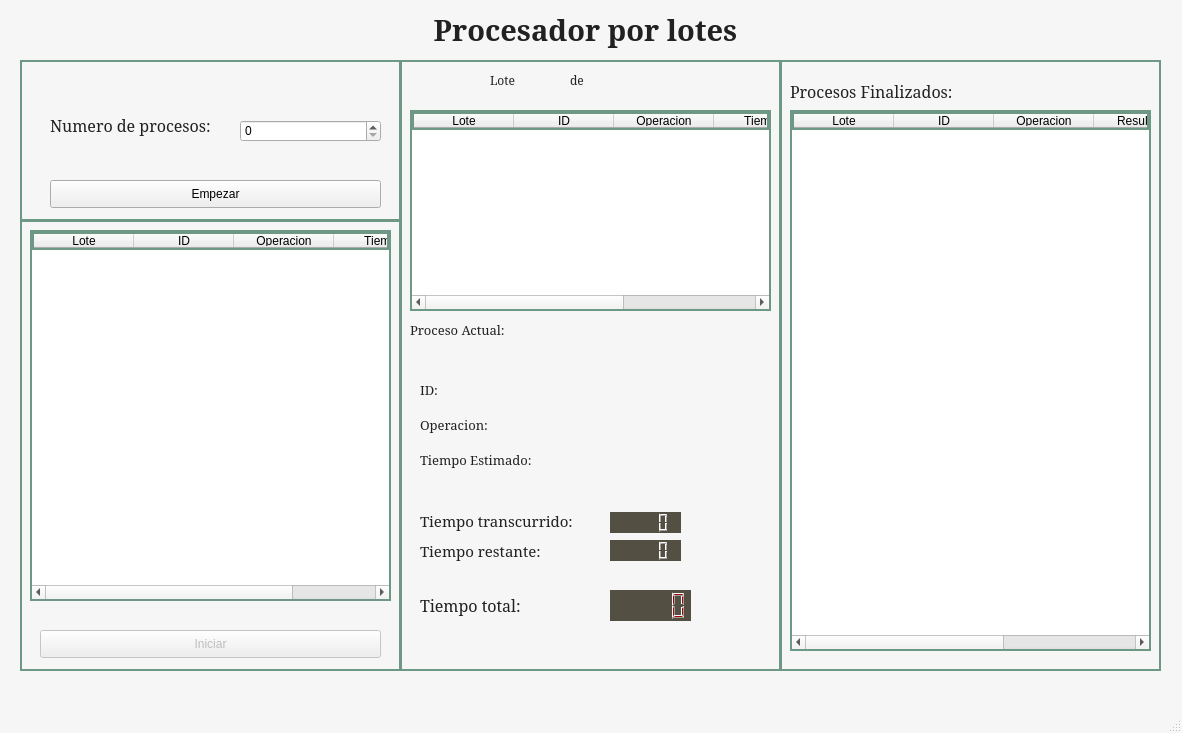
<?xml version="1.0" encoding="UTF-8"?>
<ui version="4.0">
 <class>MainWindow</class>
 <widget class="QMainWindow" name="MainWindow">
  <property name="geometry">
   <rect>
    <x>0</x>
    <y>0</y>
    <width>1182</width>
    <height>733</height>
   </rect>
  </property>
  <property name="minimumSize">
   <size>
    <width>1182</width>
    <height>733</height>
   </size>
  </property>
  <property name="maximumSize">
   <size>
    <width>1182</width>
    <height>733</height>
   </size>
  </property>
  <property name="windowTitle">
   <string>Simular el Procesamiento por Lotes</string>
  </property>
  <property name="windowIcon">
   <iconset>
    <normaloff>../assets/icon/batch.png</normaloff>../assets/icon/batch.png</iconset>
  </property>
  <property name="styleSheet">
   <string notr="true">QMainWindow
{
    background-color: #F6F6F6;
}
QFrame
{
	border: 2px solid #6D9886;
}
QLabel
{
	color: #212121;
	border: 0px;
	font-family: constantia;
}
QLCDNumber
{
	border: 0px;
	color: rgb(170, 0, 0);
}</string>
  </property>
  <widget class="QWidget" name="centralwidget">
   <widget class="QLabel" name="Titulo">
    <property name="geometry">
     <rect>
      <x>200</x>
      <y>10</y>
      <width>771</width>
      <height>41</height>
     </rect>
    </property>
    <property name="font">
     <font>
      <family>constantia</family>
      <pointsize>18</pointsize>
      <weight>75</weight>
      <bold>true</bold>
     </font>
    </property>
    <property name="text">
     <string>&lt;html&gt;&lt;head/&gt;&lt;body&gt;&lt;p align=&quot;center&quot;&gt;&lt;span style=&quot; font-size:22pt;&quot;&gt;Procesador por lotes&lt;/span&gt;&lt;/p&gt;&lt;/body&gt;&lt;/html&gt;</string>
    </property>
   </widget>
   <widget class="QFrame" name="frame">
    <property name="geometry">
     <rect>
      <x>20</x>
      <y>220</y>
      <width>381</width>
      <height>451</height>
     </rect>
    </property>
    <property name="styleSheet">
     <string notr="true"/>
    </property>
    <property name="frameShape">
     <enum>QFrame::StyledPanel</enum>
    </property>
    <property name="frameShadow">
     <enum>QFrame::Raised</enum>
    </property>
    <widget class="QTableWidget" name="captura_tableWidget">
     <property name="geometry">
      <rect>
       <x>10</x>
       <y>10</y>
       <width>361</width>
       <height>371</height>
      </rect>
     </property>
     <property name="editTriggers">
      <set>QAbstractItemView::NoEditTriggers</set>
     </property>
     <column>
      <property name="text">
       <string>Lote</string>
      </property>
     </column>
     <column>
      <property name="text">
       <string>ID</string>
      </property>
     </column>
     <column>
      <property name="text">
       <string>Operacion</string>
      </property>
     </column>
     <column>
      <property name="text">
       <string>Tiempo</string>
      </property>
     </column>
    </widget>
    <widget class="QPushButton" name="iniciar_pushButton">
     <property name="enabled">
      <bool>false</bool>
     </property>
     <property name="geometry">
      <rect>
       <x>20</x>
       <y>410</y>
       <width>341</width>
       <height>28</height>
      </rect>
     </property>
     <property name="text">
      <string>Iniciar</string>
     </property>
     <property name="checked">
      <bool>false</bool>
     </property>
     <property name="flat">
      <bool>false</bool>
     </property>
    </widget>
   </widget>
   <widget class="QFrame" name="frame_2">
    <property name="geometry">
     <rect>
      <x>400</x>
      <y>60</y>
      <width>381</width>
      <height>611</height>
     </rect>
    </property>
    <property name="frameShape">
     <enum>QFrame::StyledPanel</enum>
    </property>
    <property name="frameShadow">
     <enum>QFrame::Raised</enum>
    </property>
    <widget class="QLabel" name="lote_Actual">
     <property name="geometry">
      <rect>
       <x>130</x>
       <y>10</y>
       <width>31</width>
       <height>20</height>
      </rect>
     </property>
     <property name="font">
      <font>
       <family>constantia</family>
       <pointsize>9</pointsize>
      </font>
     </property>
     <property name="text">
      <string>&lt;html&gt;&lt;head/&gt;&lt;body&gt;&lt;p&gt;&lt;span style=&quot; font-size:9pt;&quot;&gt;&lt;/span&gt;&lt;/p&gt;&lt;/body&gt;&lt;/html&gt;</string>
     </property>
     <property name="alignment">
      <set>Qt::AlignRight|Qt::AlignTrailing|Qt::AlignVCenter</set>
     </property>
    </widget>
    <widget class="QLabel" name="label_8">
     <property name="geometry">
      <rect>
       <x>170</x>
       <y>10</y>
       <width>21</width>
       <height>21</height>
      </rect>
     </property>
     <property name="text">
      <string>&lt;html&gt;&lt;head/&gt;&lt;body&gt;&lt;p&gt;&lt;span style=&quot; font-size:9pt;&quot;&gt;de&lt;/span&gt;&lt;/p&gt;&lt;/body&gt;&lt;/html&gt;</string>
     </property>
    </widget>
    <widget class="QLabel" name="lote_Total">
     <property name="geometry">
      <rect>
       <x>190</x>
       <y>10</y>
       <width>31</width>
       <height>21</height>
      </rect>
     </property>
     <property name="font">
      <font>
       <family>constantia</family>
       <pointsize>9</pointsize>
      </font>
     </property>
     <property name="text">
      <string>&lt;html&gt;&lt;head/&gt;&lt;body&gt;&lt;p&gt;&lt;span style=&quot; font-size:9pt;&quot;&gt;&lt;/span&gt;&lt;/p&gt;&lt;/body&gt;&lt;/html&gt;</string>
     </property>
    </widget>
    <widget class="QLabel" name="label_10">
     <property name="geometry">
      <rect>
       <x>90</x>
       <y>10</y>
       <width>31</width>
       <height>21</height>
      </rect>
     </property>
     <property name="text">
      <string>&lt;html&gt;&lt;head/&gt;&lt;body&gt;&lt;p&gt;&lt;span style=&quot; font-size:9pt;&quot;&gt;Lote&lt;/span&gt;&lt;/p&gt;&lt;/body&gt;&lt;/html&gt;</string>
     </property>
    </widget>
    <widget class="QTableWidget" name="ejecuccion_tableWidget">
     <property name="geometry">
      <rect>
       <x>10</x>
       <y>50</y>
       <width>361</width>
       <height>201</height>
      </rect>
     </property>
     <property name="editTriggers">
      <set>QAbstractItemView::NoEditTriggers</set>
     </property>
     <column>
      <property name="text">
       <string>Lote</string>
      </property>
     </column>
     <column>
      <property name="text">
       <string>ID</string>
      </property>
     </column>
     <column>
      <property name="text">
       <string>Operacion</string>
      </property>
     </column>
     <column>
      <property name="text">
       <string>Tiempo</string>
      </property>
     </column>
     <column>
      <property name="text">
       <string>Restante</string>
      </property>
     </column>
    </widget>
    <widget class="QLCDNumber" name="transcurrido_lcdNumber">
     <property name="geometry">
      <rect>
       <x>210</x>
       <y>452</y>
       <width>71</width>
       <height>21</height>
      </rect>
     </property>
     <property name="autoFillBackground">
      <bool>false</bool>
     </property>
     <property name="styleSheet">
      <string notr="true">background-color: rgb(83, 79, 67);</string>
     </property>
     <property name="frameShape">
      <enum>QFrame::Box</enum>
     </property>
     <property name="intValue" stdset="0">
      <number>0</number>
     </property>
    </widget>
    <widget class="QLabel" name="label_11">
     <property name="geometry">
      <rect>
       <x>10</x>
       <y>260</y>
       <width>131</width>
       <height>21</height>
      </rect>
     </property>
     <property name="text">
      <string>&lt;html&gt;&lt;head/&gt;&lt;body&gt;&lt;p&gt;&lt;span style=&quot; font-size:10pt;&quot;&gt;Proceso Actual:&lt;/span&gt;&lt;/p&gt;&lt;/body&gt;&lt;/html&gt;</string>
     </property>
    </widget>
    <widget class="QLabel" name="label_13">
     <property name="geometry">
      <rect>
       <x>20</x>
       <y>350</y>
       <width>91</width>
       <height>31</height>
      </rect>
     </property>
     <property name="text">
      <string>&lt;html&gt;&lt;head/&gt;&lt;body&gt;&lt;p&gt;&lt;span style=&quot; font-size:10pt;&quot;&gt;Operacion:&lt;/span&gt;&lt;/p&gt;&lt;/body&gt;&lt;/html&gt;</string>
     </property>
    </widget>
    <widget class="QLabel" name="label_14">
     <property name="geometry">
      <rect>
       <x>20</x>
       <y>390</y>
       <width>141</width>
       <height>21</height>
      </rect>
     </property>
     <property name="text">
      <string>&lt;html&gt;&lt;head/&gt;&lt;body&gt;&lt;p&gt;&lt;span style=&quot; font-size:10pt;&quot;&gt;Tiempo Estimado: &lt;/span&gt;&lt;/p&gt;&lt;/body&gt;&lt;/html&gt;</string>
     </property>
    </widget>
    <widget class="QLabel" name="label_15">
     <property name="geometry">
      <rect>
       <x>20</x>
       <y>320</y>
       <width>31</width>
       <height>21</height>
      </rect>
     </property>
     <property name="text">
      <string>&lt;html&gt;&lt;head/&gt;&lt;body&gt;&lt;p&gt;&lt;span style=&quot; font-size:10pt;&quot;&gt;ID:&lt;/span&gt;&lt;/p&gt;&lt;/body&gt;&lt;/html&gt;</string>
     </property>
    </widget>
    <widget class="QLabel" name="label_16">
     <property name="geometry">
      <rect>
       <x>20</x>
       <y>450</y>
       <width>191</width>
       <height>21</height>
      </rect>
     </property>
     <property name="text">
      <string>&lt;html&gt;&lt;head/&gt;&lt;body&gt;&lt;p&gt;&lt;span style=&quot; font-size:11pt;&quot;&gt;Tiempo transcurrido: &lt;/span&gt;&lt;/p&gt;&lt;/body&gt;&lt;/html&gt;</string>
     </property>
    </widget>
    <widget class="QLabel" name="label_17">
     <property name="geometry">
      <rect>
       <x>20</x>
       <y>480</y>
       <width>191</width>
       <height>21</height>
      </rect>
     </property>
     <property name="text">
      <string>&lt;html&gt;&lt;head/&gt;&lt;body&gt;&lt;p&gt;&lt;span style=&quot; font-size:11pt;&quot;&gt;Tiempo restante: &lt;/span&gt;&lt;/p&gt;&lt;/body&gt;&lt;/html&gt;</string>
     </property>
    </widget>
    <widget class="QLCDNumber" name="restante_lcdNumber">
     <property name="geometry">
      <rect>
       <x>210</x>
       <y>480</y>
       <width>71</width>
       <height>21</height>
      </rect>
     </property>
     <property name="autoFillBackground">
      <bool>false</bool>
     </property>
     <property name="styleSheet">
      <string notr="true">background-color: rgb(83, 79, 67);</string>
     </property>
     <property name="frameShape">
      <enum>QFrame::Box</enum>
     </property>
     <property name="intValue" stdset="0">
      <number>0</number>
     </property>
    </widget>
    <widget class="QLabel" name="label_18">
     <property name="geometry">
      <rect>
       <x>20</x>
       <y>530</y>
       <width>191</width>
       <height>31</height>
      </rect>
     </property>
     <property name="text">
      <string>&lt;html&gt;&lt;head/&gt;&lt;body&gt;&lt;p&gt;&lt;span style=&quot; font-size:12pt;&quot;&gt;Tiempo total: &lt;/span&gt;&lt;/p&gt;&lt;/body&gt;&lt;/html&gt;</string>
     </property>
    </widget>
    <widget class="QLCDNumber" name="total_lcdNumber">
     <property name="geometry">
      <rect>
       <x>210</x>
       <y>530</y>
       <width>81</width>
       <height>31</height>
      </rect>
     </property>
     <property name="autoFillBackground">
      <bool>false</bool>
     </property>
     <property name="styleSheet">
      <string notr="true">background-color: rgb(83, 79, 67);</string>
     </property>
     <property name="frameShape">
      <enum>QFrame::Box</enum>
     </property>
     <property name="intValue" stdset="0">
      <number>0</number>
     </property>
    </widget>
    <widget class="QLabel" name="Id_label">
     <property name="geometry">
      <rect>
       <x>120</x>
       <y>320</y>
       <width>221</width>
       <height>21</height>
      </rect>
     </property>
     <property name="font">
      <font>
       <family>constantia</family>
       <pointsize>10</pointsize>
      </font>
     </property>
     <property name="text">
      <string>&lt;html&gt;&lt;head/&gt;&lt;body&gt;&lt;p&gt;&lt;br/&gt;&lt;/p&gt;&lt;/body&gt;&lt;/html&gt;</string>
     </property>
    </widget>
    <widget class="QLabel" name="operacion_label">
     <property name="geometry">
      <rect>
       <x>140</x>
       <y>350</y>
       <width>221</width>
       <height>21</height>
      </rect>
     </property>
     <property name="font">
      <font>
       <family>constantia</family>
       <pointsize>10</pointsize>
      </font>
     </property>
     <property name="text">
      <string>&lt;html&gt;&lt;head/&gt;&lt;body&gt;&lt;p&gt;&lt;br/&gt;&lt;/p&gt;&lt;/body&gt;&lt;/html&gt;</string>
     </property>
    </widget>
    <widget class="QLabel" name="tiempo_label">
     <property name="geometry">
      <rect>
       <x>170</x>
       <y>390</y>
       <width>191</width>
       <height>21</height>
      </rect>
     </property>
     <property name="font">
      <font>
       <family>constantia</family>
       <pointsize>10</pointsize>
      </font>
     </property>
     <property name="text">
      <string>&lt;html&gt;&lt;head/&gt;&lt;body&gt;&lt;p&gt;&lt;br/&gt;&lt;/p&gt;&lt;/body&gt;&lt;/html&gt;</string>
     </property>
    </widget>
   </widget>
   <widget class="QFrame" name="frame_3">
    <property name="geometry">
     <rect>
      <x>780</x>
      <y>60</y>
      <width>381</width>
      <height>611</height>
     </rect>
    </property>
    <property name="frameShape">
     <enum>QFrame::StyledPanel</enum>
    </property>
    <property name="frameShadow">
     <enum>QFrame::Raised</enum>
    </property>
    <widget class="QTableWidget" name="finalizados_tableWidget">
     <property name="geometry">
      <rect>
       <x>10</x>
       <y>50</y>
       <width>361</width>
       <height>541</height>
      </rect>
     </property>
     <property name="editTriggers">
      <set>QAbstractItemView::NoEditTriggers</set>
     </property>
     <column>
      <property name="text">
       <string>Lote</string>
      </property>
     </column>
     <column>
      <property name="text">
       <string>ID</string>
      </property>
     </column>
     <column>
      <property name="text">
       <string>Operacion</string>
      </property>
     </column>
     <column>
      <property name="text">
       <string>Resultado</string>
      </property>
     </column>
     <column>
      <property name="text">
       <string>Tiempo</string>
      </property>
     </column>
    </widget>
    <widget class="QLabel" name="label_23">
     <property name="geometry">
      <rect>
       <x>10</x>
       <y>20</y>
       <width>201</width>
       <height>21</height>
      </rect>
     </property>
     <property name="text">
      <string>&lt;html&gt;&lt;head/&gt;&lt;body&gt;&lt;p&gt;&lt;span style=&quot; font-size:12pt;&quot;&gt;Procesos Finalizados:&lt;/span&gt;&lt;/p&gt;&lt;/body&gt;&lt;/html&gt;</string>
     </property>
    </widget>
   </widget>
   <widget class="QFrame" name="frame_4">
    <property name="geometry">
     <rect>
      <x>20</x>
      <y>60</y>
      <width>381</width>
      <height>161</height>
     </rect>
    </property>
    <property name="frameShape">
     <enum>QFrame::StyledPanel</enum>
    </property>
    <property name="frameShadow">
     <enum>QFrame::Raised</enum>
    </property>
    <widget class="QLabel" name="label_4">
     <property name="geometry">
      <rect>
       <x>30</x>
       <y>50</y>
       <width>191</width>
       <height>31</height>
      </rect>
     </property>
     <property name="text">
      <string>&lt;html&gt;&lt;head/&gt;&lt;body&gt;&lt;p&gt;&lt;span style=&quot; font-size:12pt;&quot;&gt;Numero de procesos:&lt;/span&gt;&lt;/p&gt;&lt;/body&gt;&lt;/html&gt;</string>
     </property>
    </widget>
    <widget class="QSpinBox" name="N_Procesos">
     <property name="geometry">
      <rect>
       <x>220</x>
       <y>60</y>
       <width>141</width>
       <height>22</height>
      </rect>
     </property>
     <property name="wrapping">
      <bool>false</bool>
     </property>
     <property name="maximum">
      <number>1000000</number>
     </property>
    </widget>
    <widget class="QPushButton" name="Empezar_pushButton">
     <property name="geometry">
      <rect>
       <x>30</x>
       <y>120</y>
       <width>331</width>
       <height>28</height>
      </rect>
     </property>
     <property name="text">
      <string>Empezar</string>
     </property>
    </widget>
   </widget>
  </widget>
  <widget class="QMenuBar" name="menubar">
   <property name="geometry">
    <rect>
     <x>0</x>
     <y>0</y>
     <width>1182</width>
     <height>26</height>
    </rect>
   </property>
  </widget>
  <widget class="QStatusBar" name="statusbar"/>
 </widget>
 <resources/>
 <connections/>
</ui>
